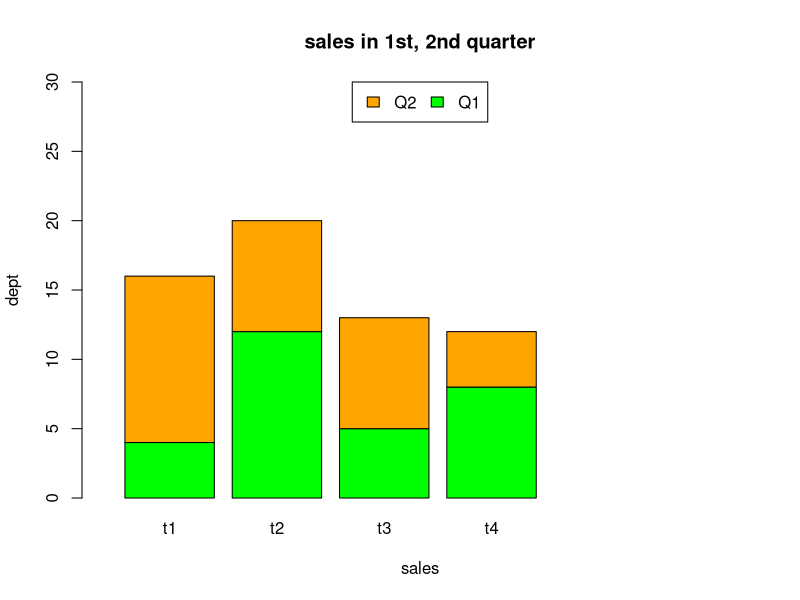

Write R code to recreate this figure.
dept = c("t1", "t2", "t3", "t4")
sales01 = c(4,12,5,8)
sales02 = c(12,8,8,4)
sales  = rbind(sales01, sales02)

sales
legend_lbl = c("Q1", "Q2")

barplot(sales, names.arg = dept, main = "sales in 1st, 2nd quarter",
        col = c("green", "orange"), ylab = "dept", xlab = "sales",
        xlim = c(0,7), ylim = c(0,30), legend.text = legend_lbl, 
        args.legend = list(x = "top", ncol=2)) #범례 위치, 열 개수

